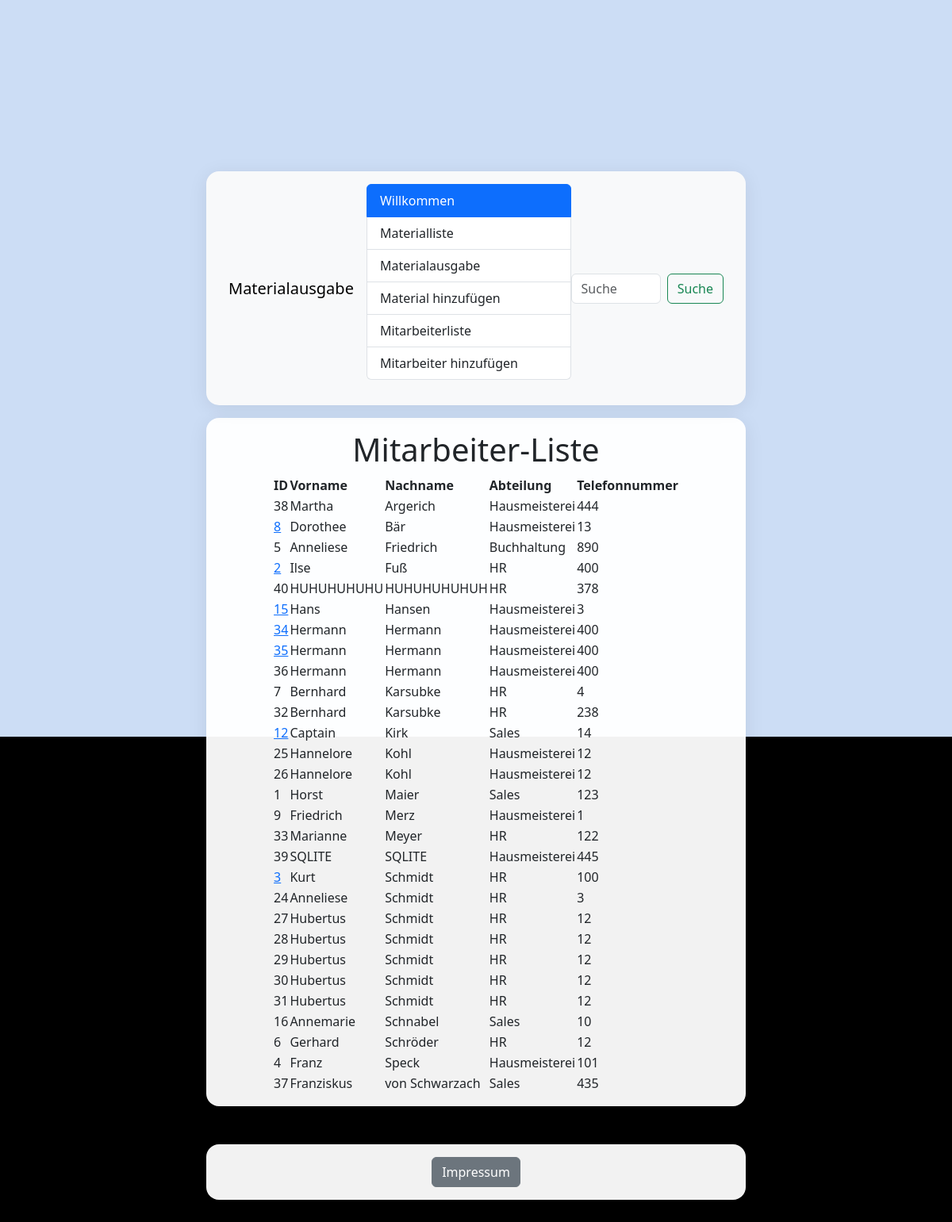
/mitarbeiter, run on the app's committed database.
### tables this page shows
CREATE TABLE Mitarbeiter (
id INTEGER PRIMARY KEY AUTOINCREMENT,
abteilung TEXT NOT NULL,
telefonnummer TEXT
, vorname TEXT NOT NULL DEFAULT "NO NAME GIVEN", nachname TEXT NOT NULL DEFAULT "NO NAME GIVEN");

### app/routes.py (the view)
@app.route('/mitarbeiter')
def mitarbeiter(): # Ändern
    employees_with_material = get_employees_with_material()
    mitarbeiter = list()
    try:
        mit = db.execute_select("SELECT id, vorname, nachname, abteilung, telefonnummer FROM Mitarbeiter ORDER BY nachname ")
        for ma in mit:
            has_material = ma[0] in employees_with_material
            mitarbeiter.append( # OBJEKT-RELATIONALES MAPPING
                Mitarbeiter(ma[0], ma[1],
                            ma[2], ma[3],
                             ma[4], has_material))
        return render_template("mitarbeiter.html", alle_mitarbeiter=mitarbeiter)
    except:
        pass

### app/db_sqlite.py (called while the page is built)
def get_connection():
    connection = sqlite3.connect(app.config["SQLITE_DATABASE_FILENAME"])
    connection.execute("PRAGMA foreign_keys=ON")
    return connection

def __execute_statement(sql, query_parameters = None, commit = False):
    try:
        connection = get_connection()
        cursor = connection.cursor()
        if query_parameters:
            result = cursor.execute(sql, query_parameters)
        else:
            result = cursor.execute(sql)
        return_value = result.fetchall()
        if commit:
            connection.commit()
        return return_value
    finally:
        connection.close()

def execute_select(sql, query_parameters = None):
    try:
        return __execute_statement(sql, query_parameters)
    except:
        raise

### app/routes.py (called while the page is built, shortened)
def get_employees_with_material():
    mitarbeiterlist2 = list()
    try:
        rows = db.execute_select("SELECT DISTINCT mitarbeiter_id FROM Materialausgabe m LEFT JOIN Materialrueckgabe mr ON mr.ausgabe_id = m.id WHERE mr.id IS NULL ")
        for row in rows:
            mitarbeiterlist2.append(row[0])
        return mitarbeiterlist2
    except:
        pass

    def get_telefonnummer(self):
        return self.telefonnummer

    def get_has_material(self):
        return self.has_material

### app/templates/mitarbeiter.html
{% extends 'base.html' %}
{% block content %}
<h1>Mitarbeiter-Liste</h1>
<div class="mitarbeiter">
    <table>
        <tr>
            <th>
                ID
            </th>
            <th>
                Vorname
            </th>
            <th>
                Nachname
            </th>
            <th>
                Abteilung
            </th>
            <th>
                Telefonnummer
            </th>
        </tr>
        {% for ma in alle_mitarbeiter %}
        <tr>
            <td>
                 {% if ma.get_has_material() %}
                <a href="/material_rueckgabe/{{ma.id}}">{{ma.id}}</a>
                {% else  %}
                    {{ ma.id }}
                {% endif %}
            </td>
            <td>
                {{ma.vorname}}
            </td>
            <td>
                {{ma.nachname}}
            </td>
            <td>
                {{ma.abteilung}}
            </td>
            <td>
                {{ma.get_telefonnummer()}}
            </td>
        </tr>
        {% endfor %}
    </table>
</div>
{% endblock %}

### app/templates/base.html (shortened to what this page needs)
<!DOCTYPE html>
<html lang="de">
<head>
<link href="https://cdn.jsdelivr.net/npm/bootstrap@5.3.3/dist/css/bootstrap.min.css" rel="stylesheet">
    <link rel="stylesheet" type="text/css" href="{{ url_for('static', filename='style.css') }}">
</head>
<body>
  <nav class="navbar navbar-expand-lg bg-body-tertiary">
    <div class="container-fluid">
      <a class="navbar-brand" href="#">Materialausgabe</a>
      <div class="collapse navbar-collapse" id="navbarSupportedContent">
        <div class="list-group w-100 mb-3">
          <a href="/" class="list-group-item list-group-item-action active">Willkommen</a>
          <a href="/material" class="list-group-item list-group-item-action">Materialliste</a>
          <a href="/material_ausgabe" class="list-group-item list-group-item-action">Materialausgabe</a>
          <a href="/create_material" class="list-group-item list-group-item-action">Material hinzufügen</a>
          <a href="/mitarbeiter" class="list-group-item list-group-item-action">Mitarbeiterliste</a>
          <a href="/create_employee" class="list-group-item list-group-item-action">Mitarbeiter hinzufügen</a>
        </div>
        <form class="d-flex" role="search">
          <input class="form-control me-2" type="search" placeholder="Suche" aria-label="Search">
          <button class="btn btn-outline-success" type="submit">Suche</button>
        </form>
      </div>
    </div>
  </nav>
  <div class="content d-flex justify-content-center align-items-center flex-column">
    {% block content %} {% endblock %}
  </div>
  <footer class="footer">
    <a href="/impressum" class="btn btn-secondary">Impressum</a>
  </footer>
</body>
</html>

### app/static/style.css (style rules this page uses)
body { background-color: #c8daf5e8; padding-left: 260px; padding-right: 260px; padding-top: 200px; padding-bottom: 200px; }
footer { margin-top: 30px; text-align: center; }
.navbar, .content, .footer { background: rgba(255, 255, 255, 0.95); border-radius: 16px; box-shadow: 0 4px 24px rgba(0,0,0,0.08); margin: 16px auto; padding: 16px; max-width: 900px; }
.content { min-height: 60vh; }
.footer { text-align: center; }

### data on the page
Mitarbeiter: id "38", vorname "Martha", nachname "Argerich", abteilung "Hausmeisterei", get_telefonnummer "444"
Mitarbeiter: id "8", vorname "Dorothee", nachname "Bär", abteilung "Hausmeisterei", get_telefonnummer "13"
Mitarbeiter: id "5", vorname "Anneliese", nachname "Friedrich", abteilung "Buchhaltung", get_telefonnummer "890"
Mitarbeiter: id "2", vorname "Ilse", nachname "Fuß", abteilung "HR", get_telefonnummer "400"
Mitarbeiter: id "40", vorname "HUHUHUHUHU", nachname "HUHUHUHUHUH", abteilung "HR", get_telefonnummer "378"
Mitarbeiter: id "15", vorname "Hans", nachname "Hansen", abteilung "Hausmeisterei", get_telefonnummer "3"
Mitarbeiter: id "34", vorname "Hermann", nachname "Hermann", abteilung "Hausmeisterei", get_telefonnummer "400"
Mitarbeiter: id "35", vorname "Hermann", nachname "Hermann", abteilung "Hausmeisterei", get_telefonnummer "400"
Mitarbeiter: id "36", vorname "Hermann", nachname "Hermann", abteilung "Hausmeisterei", get_telefonnummer "400"
Mitarbeiter: id "7", vorname "Bernhard", nachname "Karsubke", abteilung "HR", get_telefonnummer "4"
Mitarbeiter: id "32", vorname "Bernhard", nachname "Karsubke", abteilung "HR", get_telefonnummer "238"
Mitarbeiter: id "12", vorname "Captain", nachname "Kirk", abteilung "Sales", get_telefonnummer "14"
Mitarbeiter: id "25", vorname "Hannelore", nachname "Kohl", abteilung "Hausmeisterei", get_telefonnummer "12"
Mitarbeiter: id "26", vorname "Hannelore", nachname "Kohl", abteilung "Hausmeisterei", get_telefonnummer "12"
Mitarbeiter: id "1", vorname "Horst", nachname "Maier", abteilung "Sales", get_telefonnummer "123"
Mitarbeiter: id "9", vorname "Friedrich", nachname "Merz", abteilung "Hausmeisterei", get_telefonnummer "1"
Mitarbeiter: id "33", vorname "Marianne", nachname "Meyer", abteilung "HR", get_telefonnummer "122"
Mitarbeiter: id "39", vorname "SQLITE", nachname "SQLITE", abteilung "Hausmeisterei", get_telefonnummer "445"
Mitarbeiter: id "3", vorname "Kurt", nachname "Schmidt", abteilung "HR", get_telefonnummer "100"
Mitarbeiter: id "24", vorname "Anneliese", nachname "Schmidt", abteilung "HR", get_telefonnummer "3"
Mitarbeiter: id "27", vorname "Hubertus", nachname "Schmidt", abteilung "HR", get_telefonnummer "12"
Mitarbeiter: id "28", vorname "Hubertus", nachname "Schmidt", abteilung "HR", get_telefonnummer "12"
Mitarbeiter: id "29", vorname "Hubertus", nachname "Schmidt", abteilung "HR", get_telefonnummer "12"
Mitarbeiter: id "30", vorname "Hubertus", nachname "Schmidt", abteilung "HR", get_telefonnummer "12"
Mitarbeiter: id "31", vorname "Hubertus", nachname "Schmidt", abteilung "HR", get_telefonnummer "12"
Mitarbeiter: id "16", vorname "Annemarie", nachname "Schnabel", abteilung "Sales", get_telefonnummer "10"
Mitarbeiter: id "6", vorname "Gerhard", nachname "Schröder", abteilung "HR", get_telefonnummer "12"
Mitarbeiter: id "4", vorname "Franz", nachname "Speck", abteilung "Hausmeisterei", get_telefonnummer "101"
Mitarbeiter: id "37", vorname "Franziskus", nachname "von Schwarzach", abteilung "Sales", get_telefonnummer "435"
